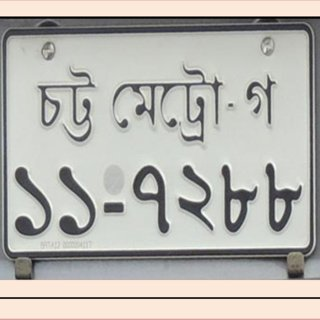
#> input picture 1.jpg, 320 x 320 px
$ jupyter execute contour_rnd.ipynb
#> lines starting #> are read from the running program, lines starting #| are printed output that depends on the picture
[cell 1]
import cv2

[cell 2]
from skimage.measure import find_contours
from skimage.io import imread
import matplotlib.pyplot as plt
from skimage.color import rgb2gray

orig_img = imread('1.jpg')
#> orig_img is the input picture: shape (320, 320, 3); mean R, G, B 184, 182.3, 177.1
gray_img = rgb2gray(orig_img)
plt.imshow(gray_img,interpolation='nearest', cmap=plt.cm.gray)

[cell 3]
contours = find_contours(gray_img)
#> contours = 64 point arrays, longest 1061 points

fig, ax = plt.subplots()
ax.imshow(gray_img, interpolation='nearest', cmap=plt.cm.gray)

for n, contour in enumerate(contours):
    ax.plot(contours[n][:, 1], contours[n][:, 0], linewidth=2)
#> this loop made 64 passes
#> contour on passes 52 to 53: [[247.9, 0], [248, 0.0494], [248.2, 0]], [[250.8, 0], [251, 0.79], [252, 0.0575], [252, 0]]

plt.show()
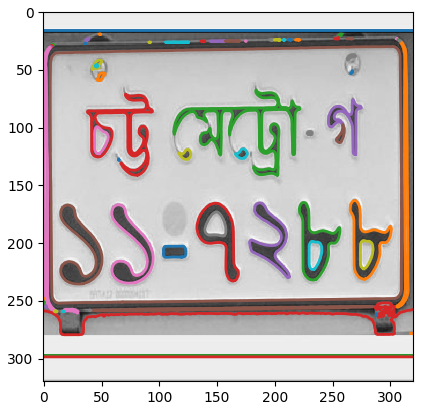
#> figure drawn by matplotlib, 1 panel

[cell 4]
import numpy as np
from skimage.draw import polygon_perimeter

bounding_boxes = []

for contour in contours:
    Xmin = np.min(contour[:,0])
    Xmax = np.max(contour[:,0])
    Ymin = np.min(contour[:,1])
    Ymax = np.max(contour[:,1])

    bounding_boxes.append([Xmin, Xmax, Ymin, Ymax])
#> this loop made 64 passes
#> (Xmin, Xmax, Ymin, Ymax) on passes 1 to 12: (15.84, 15.9, 0, 319), (18.98, 19.13, 47.74, 49.26), (18.91, 20.37, 255.7, 258.2), (21.51, 23.23, 251.7, 255.4), (22.58, 24.77, 36.22, 39.37), (22.9, 23.13, 262.6, 267.4), (22.94, 23.19, 305.3, 306.1), (23.83, 24.32, 195.3, 198.7), (23.81, 24.23, 199.4, 204.9), (23.92, 24.1, 207.1, 208.9), (23.86, 24.11, 211.6, 214.3), (23.88, 24.07, 217.8, 221.4)
#> (contour, Xmin, Xmax, Ymin, Ymax) on passes 52 to 53: ([[247.9, 0], [248, 0.0494], [248.2, 0]], 247.9, 248.2, 0, 0.0494), ([[250.8, 0], [251, 0.79], [252, 0.0575], [252, 0]], 250.8, 252, 0, 0.79)
#> after the loop, bounding_boxes = 64 items, first 6: [15.84, 15.9, 0, 319], [18.98, 19.13, 47.74, 49.26], [18.91, 20.37, 255.7, 258.2], [21.51, 23.23, 251.7, 255.4], [22.58, 24.77, 36.22, 39.37], [22.9, 23.13, 262.6, 267.4]


with_boxes  = np.copy(gray_img)

for box in bounding_boxes:
    #[Xmin, Xmax, Ymin, Ymax]
    r = [box[0],box[1],box[1],box[0], box[0]]
    c = [box[3],box[3],box[2],box[2], box[3]]
    rr, cc = polygon_perimeter(r, c, with_boxes.shape)
    with_boxes[rr, cc] = 0 #set color black
#> this loop made 64 passes
#> (box, r, c) on passes 1, 9, 15, 16, 20, 22: ([15.84, 15.9, 0, 319], [15.84, 15.9, 15.9, 15.84, 15.84], [319, 319, 0, 0, 319]), ([23.81, 24.23, 199.4, 204.9], [23.81, 24.23, 24.23, 23.81, 23.81], [204.9, 204.9, 199.4, 199.4, 204.9]), ([24.82, 25.28, 143.8, 157], [24.82, 25.28, 25.28, 24.82, 24.82], [157, 157, 143.8, 143.8, 157]), ([24.58, 25.32, 157, 169.4], [24.58, 25.32, 25.32, 24.58, 24.58], [169.4, 169.4, 157, 157, 169.4]), ([25.68, 26.15, 105.2, 125.5], [25.68, 26.15, 26.15, 25.68, 25.68], [125.5, 125.5, 105.2, 105.2, 125.5]), ([26.3, 255.3, 305.2, 315.5], [26.3, 255.3, 255.3, 26.3, 26.3], [315.5, 315.5, 305.2, 305.2, 315.5])
#> (box, r, c, rr, cc) on passes 2 to 4: ([18.98, 19.13, 47.74, 49.26], [18.98, 19.13, 19.13, 18.98, 18.98], [49.26, 49.26, 47.74, 47.74, 49.26], [19, 19, 19, 19, 19, 19], [49, 49, 48, 48, 48, 49]), ([18.91, 20.37, 255.7, 258.2], [18.91, 20.37, 20.37, 18.91, 18.91], [258.2, 258.2, 255.7, 255.7, 258.2], [19, 20, 20, 20, 20, 20, 19, 19, 19, 19], [258, 258, 258, 257, 256, 256, 256, 256, 257, 258]), ([21.51, 23.23, 251.7, 255.4], [21.51, 23.23, 23.23, 21.51, 21.51], [255.4, 255.4, 251.7, 251.7, 255.4], [22, 23, 23, 23, 23, 23, 23, 22, 22, 22, 22, 22], [255, 255, 255, 254, 253, 252, 252, 252, 252, 253, 254, 255])
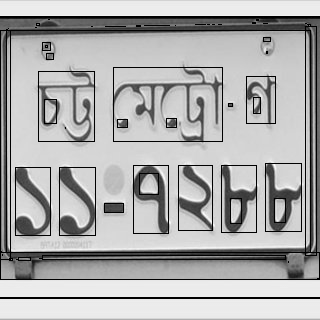
#> with_boxes: shape (320, 320) float64; min 0, max 0.998, mean 0.681

plt.imshow(with_boxes, interpolation='nearest', cmap=plt.cm.gray)
plt.show()

[cell 5]
def area(Xmin, Xmax, Ymin, Ymax):
    return((Xmax-Xmin)*(Ymax-Ymin))

[cell 6]
for i, box in enumerate(bounding_boxes):
    Xmin, Xmax, Ymin, Ymax = [int(x) for x in box]
    height = Xmax-Xmin
    width = Ymax-Ymin
    area_box = area(Xmin, Xmax, Ymin, Ymax)
    if area_box < 1000 or area_box>10000 or width<20 or width>150:
        continue
    print(area_box)
    print(height, width)
    box_image = orig_img[Xmin:Xmax, Ymin:Ymax]
    plt.imshow(box_image)
    plt.show()
    cv2.imwrite('outputs/'+str(i)+'.jpg', box_image)
#> this loop made 64 passes
#> box on passes 42 to 53: [163.1, 231.2, 265.3, 301], [164.8, 231.9, 221.3, 256.4], [165.4, 232.8, 132.6, 168.5], [165.1, 229.8, 178.2, 212.5], [166.9, 235.4, 14.67, 50.46], [166.8, 234.6, 58.89, 94.68], [172.9, 193.7, 139.5, 157.7], [197.7, 222.1, 274.1, 285.1], [198.4, 222.8, 229.7, 240.7], [202.5, 212.3, 103.6, 123], [247.9, 248.2, 0, 0.0494], [250.8, 252, 0, 0.79]
#> (box, Xmin, Xmax, Ymin, Ymax, height, width, area_box) on passes 20, 22, 26, 27, 28, 29: ([25.68, 26.15, 105.2, 125.5], 25, 26, 105, 125, 1, 20, 20), ([26.3, 255.3, 305.2, 315.5], 26, 255, 305, 315, 229, 10, 2290), ([29.8, 252, 5.53, 309.7], 29, 251, 5, 309, 222, 304, 67488), ([30.24, 258.8, 0, 9.63], 30, 258, 0, 9, 228, 9, 2052), ([36.77, 41.31, 262.7, 270], 36, 41, 262, 270, 5, 8, 40), ([41.57, 49.71, 41.8, 50.17], 41, 49, 41, 50, 8, 9, 72)
#> (printed output is left out)
